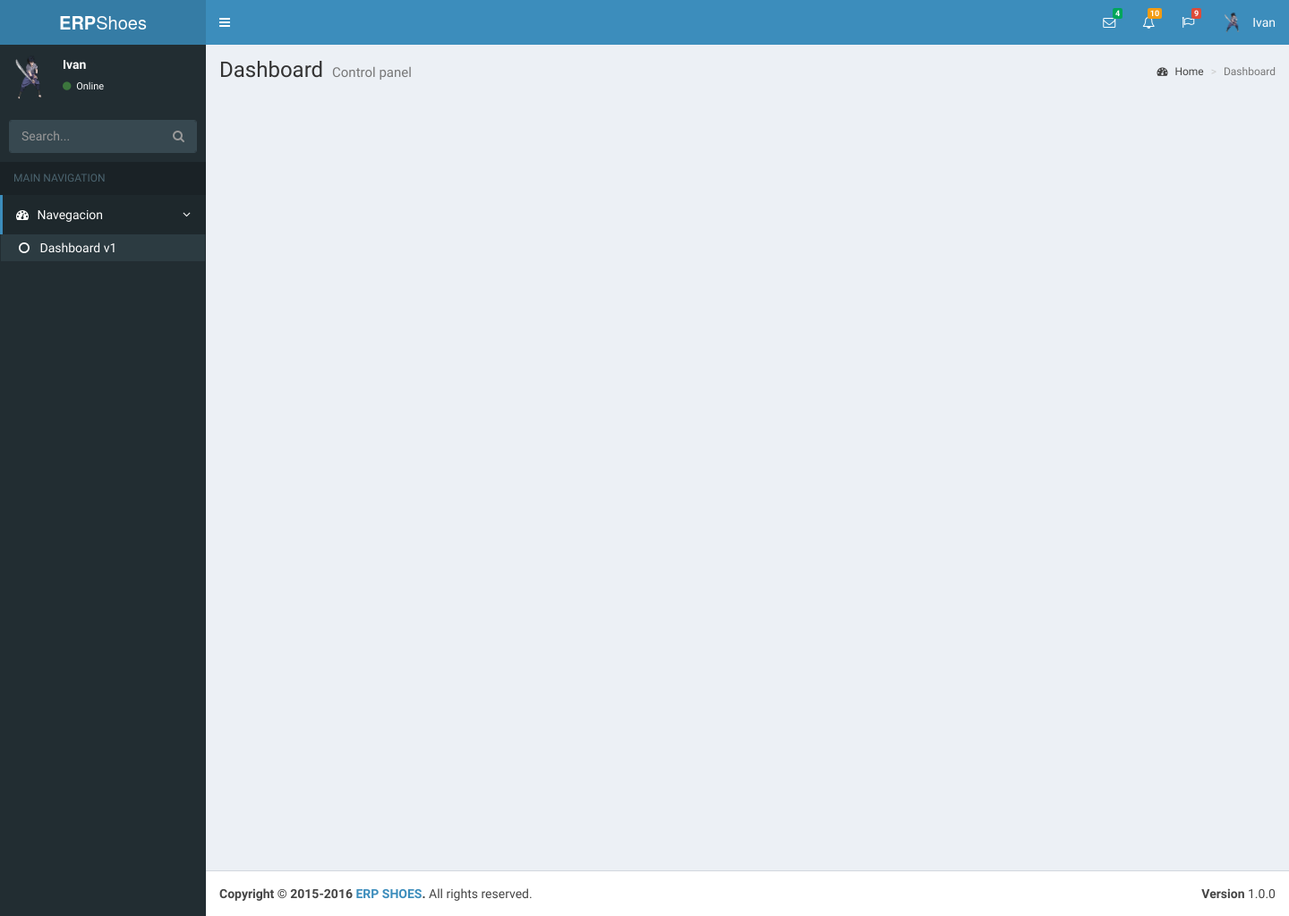
/Principal/index.php (signed in), run on an earlier commit of the app's database.
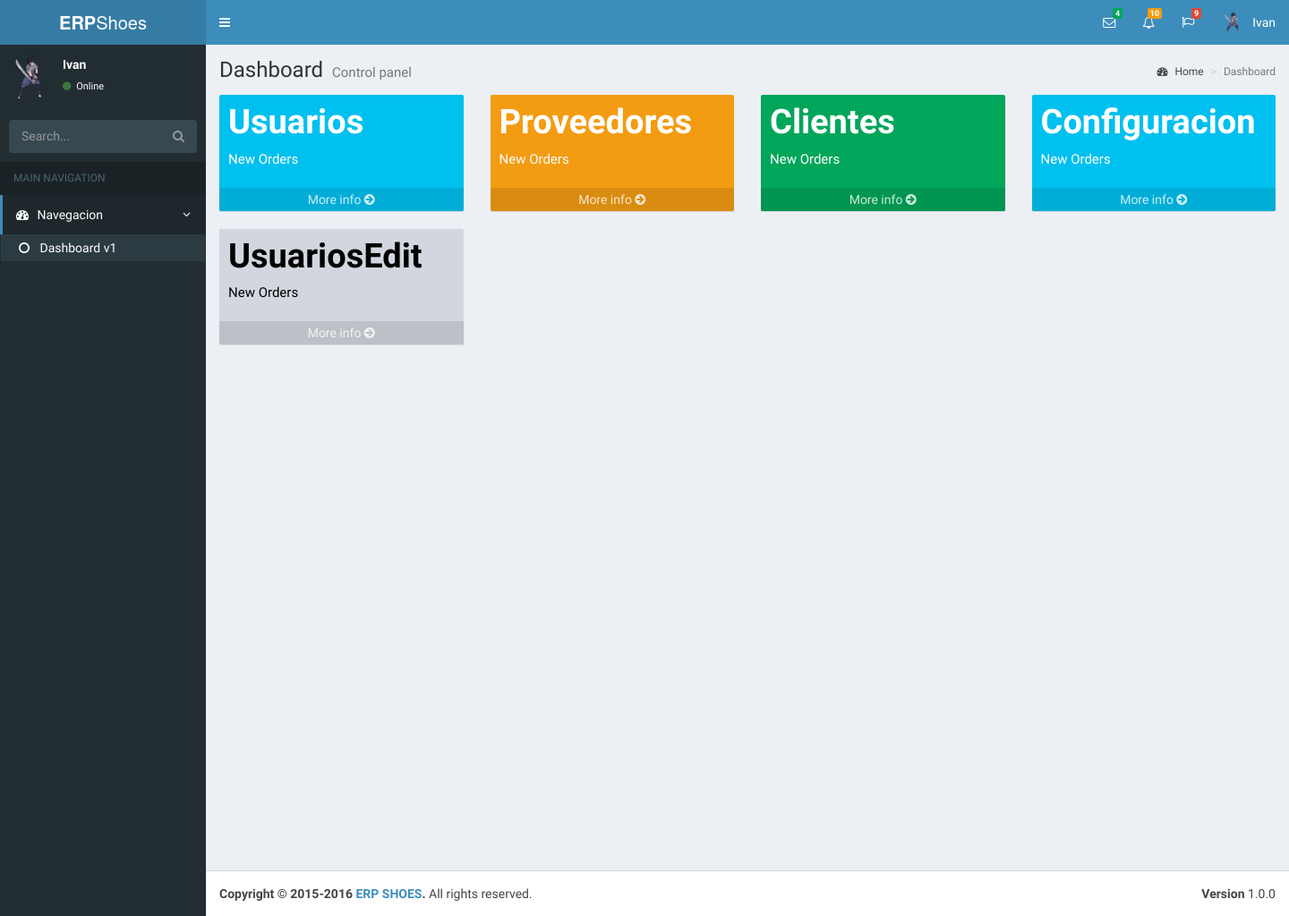
And on a later commit of the database.
### tables this page shows
CREATE TABLE `crr_modules` (
  `id` int(11) NOT NULL AUTO_INCREMENT,
  `nombre` varchar(80) DEFAULT NULL,
  `estado_id` int(2) DEFAULT NULL,
  `html` text,
  `icon` text COMMENT 'nombre encode base 64 x 5',
  PRIMARY KEY (`id`)
);

### Principal/index.php (the view, shortened to what this page needs)
  <?php
        $mysqli=conectar(1);
        if(isset($_SESSION["usuario"]))
        {
      ?>
<!DOCTYPE html>
<html>
  <head>
    <link rel="stylesheet" href="bootstrap/css/bootstrap.min.css">
    <link rel="stylesheet" href="https://maxcdn.bootstrapcdn.com/font-awesome/4.4.0/css/font-awesome.min.css">
    <link rel="stylesheet" href="https://code.ionicframework.com/ionicons/2.0.1/css/ionicons.min.css">
    <link rel="stylesheet" href="dist/css/AdminLTE.min.css">
    <link rel="stylesheet" href="dist/css/skins/_all-skins.min.css">
    <link rel="stylesheet" href="plugins/iCheck/flat/blue.css">
    <link rel="stylesheet" href="plugins/morris/morris.css">
    <link rel="stylesheet" href="plugins/jvectormap/jquery-jvectormap-1.2.2.css">
    <link rel="stylesheet" href="plugins/datepicker/datepicker3.css">
    <link rel="stylesheet" href="plugins/daterangepicker/daterangepicker-bs3.css">
    <link rel="stylesheet" href="plugins/bootstrap-wysihtml5/bootstrap3-wysihtml5.min.css">
  </head>
  <body class="hold-transition skin-blue sidebar-mini">
    <div class="wrapper">
      <header class="main-header">
        <a href="index2.html" class="logo">
          <span class="logo-lg"><b>ERP</b>Shoes</span>
        </a>
        <nav class="navbar navbar-static-top" role="navigation">
          <a href="#" class="sidebar-toggle" data-toggle="offcanvas" role="button">
          </a>
          <div class="navbar-custom-menu">
            <ul class="nav navbar-nav">
              <li class="dropdown messages-menu">
                <a href="#" class="dropdown-toggle" data-toggle="dropdown">
                  <i class="fa fa-envelope-o"></i>
                  <span class="label label-success">4</span>
                </a>
              </li>
              <li class="dropdown notifications-menu">
                <a href="#" class="dropdown-toggle" data-toggle="dropdown">
                  <i class="fa fa-bell-o"></i>
                  <span class="label label-warning">10</span>
                </a>
              </li>
              <li class="dropdown tasks-menu">
                <a href="#" class="dropdown-toggle" data-toggle="dropdown">
                  <i class="fa fa-flag-o"></i>
                  <span class="label label-danger">9</span>
                </a>
              </li>
              <li class="dropdown user user-menu">
                <a href="#" class="dropdown-toggle" data-toggle="dropdown">
                  <img src="../img/users/<?php echo $_SESSION["id"]; ?>.jpg" class="user-image" alt="User Image">
                  <span class="hidden-xs"><?php echo ucwords($_SESSION["usuario"]); ?></span>
                </a>
              </li>
            </ul>
          </div>
        </nav>
      </header>
      <aside class="main-sidebar">
        <section class="sidebar">
          <div class="user-panel">
            <div class="pull-left image">
              <img src="../img/users/<?php echo $_SESSION["id"]; ?>.jpg" class="img-circle" alt="User Image">
            </div>
            <div class="pull-left info">
              <p><?php echo ucwords($_SESSION["usuario"]); ?></p>
              <a href="#"><i class="fa fa-circle text-success"></i> Online</a>
            </div>
          </div>
          <form action="#" method="get" class="sidebar-form">
            <div class="input-group">
              <input type="text" name="q" class="form-control" placeholder="Search...">
              <span class="input-group-btn">
                <button type="submit" name="search" id="search-btn" class="btn btn-flat"><i class="fa fa-search"></i></button>
              </span>
            </div>
          </form>
          <ul class="sidebar-menu">
            <li class="header">MAIN NAVIGATION</li>
            <li class="active treeview">
              <a href="#">
                <i class="fa fa-dashboard"></i> <span>Navegacion</span> <i class="fa fa-angle-left pull-right"></i>
              </a>
              <ul class="treeview-menu">
                <li class="active"><a href="index.html"><i class="fa fa-circle-o"></i> Dashboard v1</a></li>
              </ul>
            </li>
        </section>
      </aside>
      <div class="content-wrapper">
        <section class="content-header">
          <h1>
            Dashboard
            <small>Control panel</small>
          </h1>
          <ol class="breadcrumb">
            <li><a href="#"><i class="fa fa-dashboard"></i> Home</a></li>
            <li class="active">Dashboard</li>
          </ol>
        </section>
        <section class="content">
          <div class="row">
            <?php
            $mysqli->real_query ('SELECT m.id,
             m.nombre modulo,
             m.html enlace,
             m.estado_id,
             p.id_user permiso,
             m.icon
          FROM crr_modules m,
               crr_permissions p
           WHERE p.id_user='.$_SESSION["id"].'
           AND m.estado_id=1
           AND p.id_modulo=m.id');
           $resultado = $mysqli->use_result();
          while ($fila = $resultado->fetch_assoc())
           {
            ?>
                         <div class="col-lg-3 col-xs-6">
              <div <?php echo $fila['enlace']; ?> >
                <div class="inner">
                  <h3 ><?php echo ucwords(utf8_decode($fila['modulo'])); ?></h3>
                  <p>New Orders</p>
                </div>
                <a href="#" class="small-box-footer">More info <i class="fa fa-arrow-circle-right"></i></a>
              </div>
            </div>
        <?php
           }
        ?>
          </div>
        </section>
      </div>
      <footer class="main-footer">
        <div class="pull-right hidden-xs">
          <b>Version</b> 1.0.0
        </div>
        <strong>Copyright &copy; 2015-2016 <a href="#">ERP SHOES</a>.</strong> All rights reserved.
      </footer>
    </div>
  </body>
</html>
            <?php
            }

What changed in the data, as far as the page shows it:
now on this page (row edited): crr_modules: nombre "Usuarios"
now on this page (row edited): crr_modules: nombre "Proveedores"
now on this page (row edited): crr_modules: nombre "Clientes"
now on this page (row edited): crr_modules: nombre "Configuracion"
now on this page (row edited): crr_modules: nombre "UsuariosEdit"
